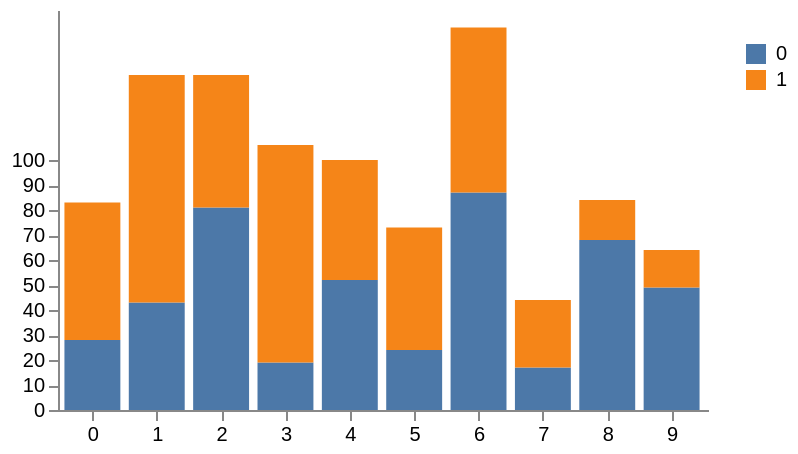

Write a Vega-Lite specification for this figure.
### Vega specification from a JSON file in a GitHub repository (floating-point values rounded to 4 significant figures)
{"$schema": "https://vega.github.io/schema/vega/v3.json", "width": 325, "height": 200, "padding": 5, "data": {"name": "table", "values": [{"x": 0, "y": 28, "variable": 0}, {"x": 0, "y": 55, "variable": 1}, {"x": 1, "y": 43, "variable": 0}, {"x": 1, "y": 91, "variable": 1}, {"x": 2, "y": 81, "variable": 0}, {"x": 2, "y": 53, "variable": 1}, {"x": 3, "y": 19, "variable": 0}, {"x": 3, "y": 87, "variable": 1}, {"x": 4, "y": 52, "variable": 0}, {"x": 4, "y": 48, "variable": 1}, {"x": 5, "y": 24, "variable": 0}, {"x": 5, "y": 49, "variable": 1}, {"x": 6, "y": 87, "variable": 0}, {"x": 6, "y": 66, "variable": 1}, {"x": 7, "y": 17, "variable": 0}, {"x": 7, "y": 27, "variable": 1}, {"x": 8, "y": 68, "variable": 0}, {"x": 8, "y": 16, "variable": 1}, {"x": 9, "y": 49, "variable": 0}, {"x": 9, "y": 15, "variable": 1}], "transform": [{"type": "stack", "groupby": ["x"], "sort": {"field": "index", "order": "descending"}, "field": "y"}]}, "scales": [{"name": "x", "type": "band", "range": "width", "padding": 0.1, "domain": {"data": "table", "field": "x"}}, {"name": "y", "type": "linear", "range": "height", "nice": true, "zero": true, "domain": {"data": "table", "field": "y1"}}, {"name": "color", "type": "ordinal", "range": "category", "domain": {"data": "table", "field": "variable"}}], "legends": [{"fill": "color", "title": "", "orient": "right", "encode": {"symbols": {"enter": {"shape": {"value": "square"}}}, "labels": {"update": {"text": {"field": "value"}}}}}], "axes": [{"orient": "bottom", "scale": "x", "zindex": 1}, {"orient": "left", "scale": "y", "zindex": 1, "values": [0, 10, 20, 30, 40, 50, 60, 70, 80, 90, 100]}], "marks": [{"type": "rect", "from": {"data": "table"}, "encode": {"enter": {"x": {"scale": "x", "field": "x"}, "width": {"scale": "x", "band": 1, "offset": -1}, "y": {"scale": "y", "field": "y0"}, "y2": {"scale": "y", "field": "y1"}, "fill": [{"test": "false && datum.color", "field": "color"}, {"scale": "color", "field": "variable"}]}, "update": {"fillOpacity": {"value": 1}}, "hover": {"fillOpacity": {"value": 1}}}}, {"type": "text", "from": {"data": "table"}, "interactive": false, "encode": {"enter": {"text": {"field": "display"}, "x": {"scale": "x", "field": "x"}, "y": {"scale": "y", "field": "y0"}, "dx": {"value": 8}, "dy": {"value": -2}, "align": {"value": "left"}, "baseline": {"value": "bottom"}}}}]}
